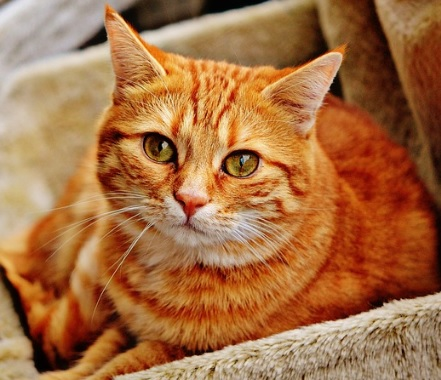
#> input picture openCV/opencvexam/images/cat.jpg, 441 x 380 px
$ jupyter execute --allow-errors opencv.ipynb
#> lines starting #> are read from the running program, lines starting #| are printed output that depends on the picture; after the words box and inside, x2 and y2 are one past the last pixel; in counts of white or black regions, pixels touching at a corner belong together
[cell 1]
import cv2
import matplotlib.pyplot as plt

img_basic = cv2.imread('images/cat.jpg', cv2.IMREAD_COLOR)
#> img_basic is the input picture: shape (380, 441, 3); mean B, G, R 66.9, 110.2, 165
plt.imshow(cv2.cvtColor(img_basic, cv2.COLOR_BGR2RGB))
plt.show()

img_basic = cv2.cvtColor(img_basic, cv2.COLOR_BGR2GRAY)
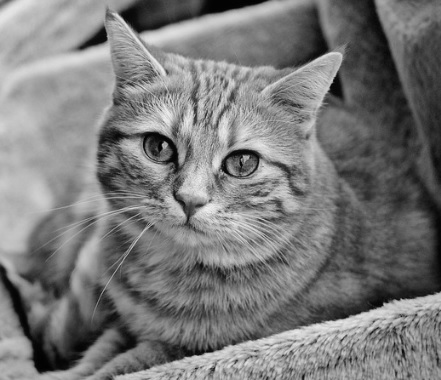
#> img_basic: shape (380, 441); min 0, max 244, mean 121.6
plt.imshow(cv2.cvtColor(img_basic, cv2.COLOR_GRAY2RGB))
plt.show()

[cell 2]
import cv2
image = cv2.imread('images/cat.jpg')

# 픽셀 수 및 이미지 크기 확인
print(image.shape)
#| (380, 441, 3)
print(image.size)
#| 502740

# 이미지 Numpy 객체의 특정 픽셀을 가리킵니다.
px = image[100, 100]
#> px = [111, 151, 179]

# B, G, R 순서로 출력됩니다.
# (단, Gray Scale인 경우에는 B, G, R로 구분되지 않습니다.)
print(px)
#| [111 151 179]

# R 값만 출력하기
print(px[2])
#| 179

[cell 3]
import cv2
import matplotlib.pyplot as plt

image = cv2.imread('images/cat.jpg')

# Numpy Slicing: ROI 처리 가능
roi = image[200:350, 50:200]

# ROI 단위로 이미지 복사하기
image[150:300, 0:150] = roi
#> image: shape (380, 441, 3); 13.43% of pixels changed, all inside (x1, y1, x2, y2) = (0, 150, 150, 300)

plt.imshow(cv2.cvtColor(image, cv2.COLOR_BGR2RGB))
plt.show()

[cell 4]
import cv2
import matplotlib.pyplot as plt

image = cv2.imread('images/cat.jpg')

image[:, :, 0] = 0
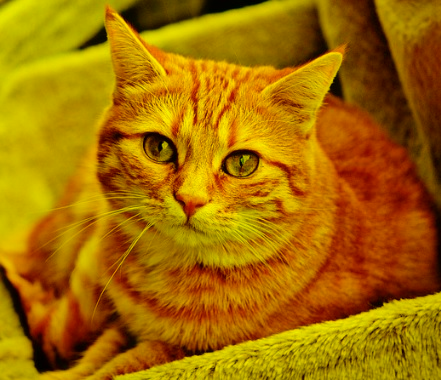
#> image: shape (380, 441, 3); mean B, G, R 0, 110.2, 165

plt.imshow(cv2.cvtColor(image, cv2.COLOR_BGR2RGB))
plt.show()

[cell 5]
# 라이브러리를 임포트합니다.
import cv2
import numpy as np
from matplotlib import pyplot as plt

# 흑백 이미지로 로드합니다.
image = cv2.imread("images/plane.jpg", cv2.IMREAD_GRAYSCALE)

[cell 6]
from matplotlib import pyplot as plt

#> (a cell that did not finish here is left out)

[cell 8]
# 데이터 타입을 확인합니다.
type(image)

[cell 9]
# 이미지 데이터를 확인합니다.
image

#> (a cell that did not finish here is left out)

[cell 11]
# 컬러로 이미지를 로드합니다.
image_bgr = cv2.imread("images/plane.jpg", cv2.IMREAD_COLOR)

# 픽셀을 확인합니다.
#> (the rest of this cell did not finish here and is left out)

#> (a cell that did not finish here is left out)

[cell 13]
# 라이브러리를 임포트합니다.
import cv2
import numpy as np
from matplotlib import pyplot as plt

# 흑백 이미지로 로드합니다.
image = cv2.imread("images/plane.jpg", cv2.IMREAD_GRAYSCALE)

# 이미지를 저장합니다.
cv2.imwrite("images/plane_new.jpg", image)
#> Out = True

[cell 14]
# 라이브러리를 임포트합니다.
import cv2
import numpy as np
from matplotlib import pyplot as plt

# 흑백 이미지로 로드합니다.
image = cv2.imread("images/plane_256x256.jpg", cv2.IMREAD_GRAYSCALE)
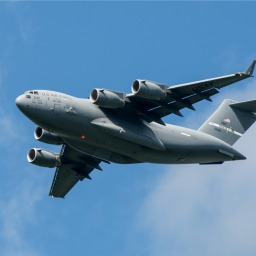
#> input picture openCV/opencvexam/images/plane_256x256.jpg, 256 x 256 px
#> image: shape (256, 256); min 0, max 252, mean 124.4

# 이미지 크기를 50x50 픽셀로 바꿉니다.
image_50x50 = cv2.resize(image, (50, 50))

# 이미지를 출력합니다.
plt.imshow(image_50x50, cmap="gray"), plt.axis("off")
plt.show()

[cell 15]
# 라이브러리를 임포트합니다.
import cv2
import numpy as np
from matplotlib import pyplot as plt

# 흑백 이미지로 로드합니다.
image = cv2.imread("images/plane_256x256.jpg", cv2.IMREAD_GRAYSCALE)

# 열의 처음 절반과 모든 행을 선택합니다.
image_cropped = image[:,:128]

# 이미지를 출력합니다.
plt.imshow(image_cropped, cmap="gray"), plt.axis("off")
plt.show()

[cell 16]
# 라이브러리를 임포트합니다.
import cv2
import numpy as np
from matplotlib import pyplot as plt

# 흑백 이미지로 로드합니다.
image = cv2.imread("images/plane_256x256.jpg", cv2.IMREAD_GRAYSCALE)

# 이미지를 흐리게 합니다.
image_blurry = cv2.blur(image, (5,5))

# 이미지를 출력합니다.
plt.imshow(image_blurry, cmap="gray"), plt.axis("off")
plt.show()

[cell 17]
# 이미지를 흐리게 합니다.
image_very_blurry = cv2.blur(image, (100,100))

# 이미지를 출력합니다.
plt.imshow(image_very_blurry, cmap="gray"), plt.xticks([]), plt.yticks([])
plt.show()

[cell 18]
# 커널을 만듭니다.
kernel = np.ones((5,5)) / 25.0

# 커널을 확인합니다.
kernel

[cell 19]
# 커널을 적용합니다.
image_kernel = cv2.filter2D(image, -1, kernel)

# 이미지를 출력합니다.
plt.imshow(image_kernel, cmap="gray"), plt.xticks([]), plt.yticks([])
plt.show()

[cell 20]
#  가우시안 블러를 적용합니다.
image_very_blurry = cv2.GaussianBlur(image, (5,5), 0)

# 이미지를 출력합니다.
plt.imshow(image_very_blurry, cmap="gray"), plt.xticks([]), plt.yticks([])
plt.show()

[cell 21]
gaus_vector = cv2.getGaussianKernel(5, 0)
gaus_vector

[cell 22]
# 벡터를 외적하여 커널을 만듭니다.
gaus_kernel = np.outer(gaus_vector, gaus_vector)
gaus_kernel

[cell 23]
# 커널을 적용합니다.
image_kernel = cv2.filter2D(image, -1, gaus_kernel)

# 이미지를 출력합니다.
plt.imshow(image_kernel, cmap="gray"), plt.xticks([]), plt.yticks([])
plt.show()

[cell 24]
# 라이브러리를 임포트합니다.
import cv2
import numpy as np
from matplotlib import pyplot as plt

# 흑백 이미지로 로드합니다.
image = cv2.imread("images/plane_256x256.jpg", cv2.IMREAD_GRAYSCALE)

# 커널을 만듭니다.
kernel = np.array([[0, -1, 0],
                   [-1, 5,-1],
                   [0, -1, 0]])

# 이미지를 선명하게 만듭니다.
image_sharp = cv2.filter2D(image, -1, kernel)

# 이미지를 출력합니다.
plt.imshow(image_sharp, cmap="gray"), plt.axis("off")
plt.show()

[cell 25]
# 라이브러리를 임포트합니다.
import cv2
import numpy as np
from matplotlib import pyplot as plt

# 흑백 이미지로 로드합니다.
image = cv2.imread("images/plane_256x256.jpg", cv2.IMREAD_GRAYSCALE)

# 이미지 대비를 향상시킵니다.
image_enhanced = cv2.equalizeHist(image)

# 이미지를 출력합니다.
plt.imshow(image_enhanced, cmap="gray"), plt.axis("off")
plt.show()

[cell 26]
# 이미지를 로드합니다.
image_bgr = cv2.imread("images/plane.jpg")

# YUV로 바꿉니다.
#> (the rest of this cell did not finish here and is left out)

[cell 27]
# 라이브러리를 임포트합니다.
import cv2
import numpy as np
from matplotlib import pyplot as plt

# 이미지를 로드합니다.
image_bgr = cv2.imread('images/plane_256x256.jpg')
#> image_bgr is the input picture: shape (256, 256, 3); mean B, G, R 169, 133.1, 90.5

# BGR에서 HSV로 변환합니다.
image_hsv = cv2.cvtColor(image_bgr, cv2.COLOR_BGR2HSV)
#> image_hsv: shape (256, 256, 3); mean H, S, V 102.7, 121.2, 169.1

# HSV에서 파랑 값의 범위를 정의합니다.
lower_blue = np.array([50,100,50])
upper_blue = np.array([130,255,255])

# 마스크를 만듭니다.
mask = cv2.inRange(image_hsv, lower_blue, upper_blue)
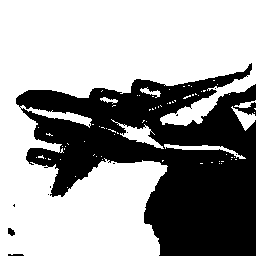
#> mask: shape (256, 256); 62.1% white; 11 black regions (8 under 20 px), largest, box (x1, y1, x2, y2) and area: (16, 63, 256, 256) 24724, (8, 228, 15, 236) 40, (8, 254, 24, 256) 29

# 이미지에 마스크를 적용합니다.
image_bgr_masked = cv2.bitwise_and(image_bgr, image_bgr, mask=mask)

# BGR에서 RGB로 변환합니다.
image_rgb = cv2.cvtColor(image_bgr_masked, cv2.COLOR_BGR2RGB)

# 이미지를 출력합니다.
plt.imshow(image_rgb), plt.axis("off")
plt.show()

[cell 28]
# 마스크를 출력합니다.
plt.imshow(mask, cmap='gray'), plt.axis("off")
plt.show()

[cell 29]
# 라이브러리를 임포트합니다.
import cv2
import numpy as np
from matplotlib import pyplot as plt

# 흑백 이미지로 로드합니다.
image_grey = cv2.imread("images/plane_256x256.jpg", cv2.IMREAD_GRAYSCALE)

# 적응적 임계처리를 적용합니다.
max_output_value = 255
neighborhood_size = 99
subtract_from_mean = 10
image_binarized = cv2.adaptiveThreshold(image_grey,
                                        max_output_value,
                                        cv2.ADAPTIVE_THRESH_GAUSSIAN_C,
                                        cv2.THRESH_BINARY,
                                        neighborhood_size,
                                        subtract_from_mean)
#> image_binarized: shape (256, 256); 82.6% white; 30 black regions (25 under 20 px), largest, box (x1, y1, x2, y2) and area: (16, 103, 247, 199) 6983, (91, 60, 256, 135) 3437, (221, 100, 256, 134) 652, (214, 128, 241, 146) 201, (133, 80, 139, 91) 50

# 이미지를 출력합니다.
plt.imshow(image_binarized, cmap="gray"), plt.axis("off")
plt.show()

[cell 30]
# cv2.ADAPTIVE_THRESH_MEAN_C를 적용합니다.
image_mean_threshold = cv2.adaptiveThreshold(image_grey,
                                             max_output_value,
                                             cv2.ADAPTIVE_THRESH_MEAN_C,
                                             cv2.THRESH_BINARY,
                                             neighborhood_size,
                                             subtract_from_mean)
#> image_mean_threshold: shape (256, 256); 81.3% white; 21 black regions (16 under 20 px), largest, box (x1, y1, x2, y2) and area: (16, 60, 256, 199) 11273, (228, 100, 256, 134) 648, (215, 128, 241, 146) 197, (40, 1, 59, 3) 21, (159, 85, 165, 90) 20

# 이미지를 출력합니다.
plt.imshow(image_mean_threshold, cmap="gray"), plt.axis("off")
plt.show()

[cell 31]
# 라이브러리를 임포트합니다.
import cv2
import numpy as np
from matplotlib import pyplot as plt

# 이미지를 로드하고 RGB로 변환합니다.
image_bgr = cv2.imread('images/plane_256x256.jpg')
image_rgb = cv2.cvtColor(image_bgr, cv2.COLOR_BGR2RGB)

# 사각형 좌표: 시작점의 x, 시작점의 y, 너비, 높이
rectangle = (0, 56, 256, 150)

# 초기 마스크를 만듭니다.
mask = np.zeros(image_rgb.shape[:2], np.uint8)

# grabCut에 사용할 임시 배열을 만듭니다.
bgdModel = np.zeros((1, 65), np.float64)
fgdModel = np.zeros((1, 65), np.float64)

# grabCut을 실행합니다.
cv2.grabCut(image_rgb, # 원본 이미지
            mask, # 마스크
            rectangle, # 사각형
            bgdModel, # 배경을 위한 임시 배열
            fgdModel, # 전경을 위한 임시 배열
            5, # 반복 횟수
            cv2.GC_INIT_WITH_RECT) # 사각형을 사용한 초기화

# 배경인 곳은 0, 그외에는 1로 설정한 마스크를 만듭니다.
mask_2 = np.where((mask==2) | (mask==0), 0, 1).astype('uint8')

# 이미지에 새로운 마스크를 곱해 배경을 제외합니다.
image_rgb_nobg = image_rgb * mask_2[:, :, np.newaxis]

# 이미지를 출력합니다.
plt.imshow(image_rgb_nobg), plt.axis("off")
plt.show()

[cell 32]
# 마스크를 출력합니다.
plt.imshow(mask, cmap='gray'), plt.axis("off")
plt.show()

[cell 33]
# 마스크를 출력합니다.
plt.imshow(mask_2, cmap='gray'), plt.axis("off")
plt.show()

[cell 34]
# 라이브러리를 임포트합니다.
import cv2
import numpy as np
from matplotlib import pyplot as plt

# 흑백 이미지로 로드합니다.
image_gray = cv2.imread("images/plane_256x256.jpg", cv2.IMREAD_GRAYSCALE)

# 픽셀 강도의 중간값을 계산합니다.
median_intensity = np.median(image_gray)
#> median_intensity = 132

# 중간 픽셀 강도에서 위아래 1 표준 편차 떨어진 값을 임계값으로 지정합니다.
lower_threshold = int(max(0, (1.0 - 0.33) * median_intensity))
#> lower_threshold = 88
upper_threshold = int(min(255, (1.0 + 0.33) * median_intensity))
#> upper_threshold = 175

# 캐니 경계선 감지기를 적용합니다.
image_canny = cv2.Canny(image_gray, lower_threshold, upper_threshold)
#> image_canny: shape (256, 256); 4.3% white in thin lines or dots, all inside (x1, y1, x2, y2) = (15, 60, 256, 199)

# 이미지를 출력합니다.
plt.imshow(image_canny, cmap="gray"), plt.axis("off")
plt.show()

[cell 35]
# 라이브러리를 임포트합니다.
import cv2
import numpy as np
from matplotlib import pyplot as plt

# 흑백 이미지로 로드합니다.
image_bgr = cv2.imread("images/plane_256x256.jpg")
image_gray = cv2.cvtColor(image_bgr, cv2.COLOR_BGR2GRAY)
image_gray = np.float32(image_gray)

# 모서리 감지 매개변수를 설정합니다.
block_size = 2
aperture = 29
free_parameter = 0.04

# 모서리를 감지합니다.
detector_responses = cv2.cornerHarris(image_gray,
                                      block_size,
                                      aperture,
                                      free_parameter)

# 모서리 표시를 부각시킵니다.
detector_responses = cv2.dilate(detector_responses, None)

# 임계값보다 큰 감지 결과만 남기고 흰색으로 표시합니다.
threshold = 0.02
image_bgr[detector_responses >
          threshold *
          detector_responses.max()] = [255,255,255]
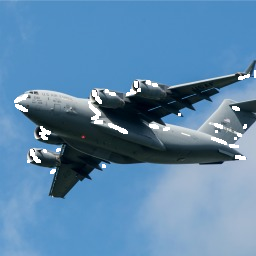
#> image_bgr: shape (256, 256, 3); 1.88% of pixels changed, all inside (x1, y1, x2, y2) = (14, 70, 256, 174)

# 흑백으로 변환합니다.
image_gray = cv2.cvtColor(image_bgr, cv2.COLOR_BGR2GRAY)

# 이미지를 출력합니다.
plt.imshow(image_gray, cmap="gray"), plt.axis("off")
plt.show()

[cell 36]
# 가능성이 높은 모서리를 출력합니다.
plt.imshow(detector_responses, cmap='gray'), plt.axis("off")
plt.show()

[cell 37]
# 이미지를 로드합니다.
image_bgr = cv2.imread('images/plane_256x256.jpg')
image_gray = cv2.cvtColor(image_bgr, cv2.COLOR_BGR2GRAY)

# 감지할 모서리 개수
corners_to_detect = 10
minimum_quality_score = 0.05
minimum_distance = 25

# 모서리를 감지합니다.
corners = cv2.goodFeaturesToTrack(image_gray,
                                  corners_to_detect,
                                  minimum_quality_score,
                                  minimum_distance)
#> corners = [[31, 160], [100, 91], [164, 124], [245, 158], [144, 81], [33, 92], [229, 105], [43, 129], [120, 131], [55, 167]]
corners = np.float32(corners)

# 모서리마다 흰 원을 그립니다.
for corner in corners:
    x, y = corner[0]
    cv2.circle(image_bgr, (x,y), 10, (255,255,255), -1)
#> this loop made 10 passes
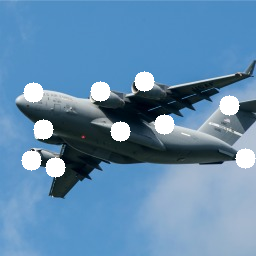
#> image_bgr: shape (256, 256, 3); 4.84% of pixels changed, all inside (x1, y1, x2, y2) = (21, 71, 256, 178)

# 흑백 이미지로 변환합니다.
image_rgb = cv2.cvtColor(image_bgr, cv2.COLOR_BGR2GRAY)
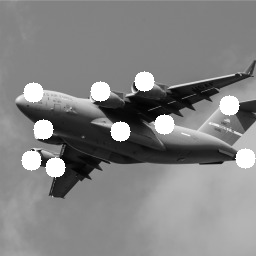
#> image_rgb: shape (256, 256); min 1, max 255, mean 131.3

# 이미지를 출력합니다.
plt.imshow(image_rgb, cmap='gray'), plt.axis("off")
plt.show()

[cell 38]
# 이미지를 로드합니다.
import cv2
import numpy as np
from matplotlib import pyplot as plt

# 흑백 이미지로 로드합니다.
image = cv2.imread("images/plane_256x256.jpg", cv2.IMREAD_GRAYSCALE)

# 이미지를 10x10 픽셀 크기로 변환합니다.
image_10x10 = cv2.resize(image, (10, 10))

# 이미지 데이터를 1차원 벡터로 변환합니다.
image_10x10.flatten()
#> Out = 100 values, max 187 at index 59, min 9 at index 44, mean 125.3

[cell 39]
plt.imshow(image_10x10, cmap="gray"), plt.axis("off")
plt.show()
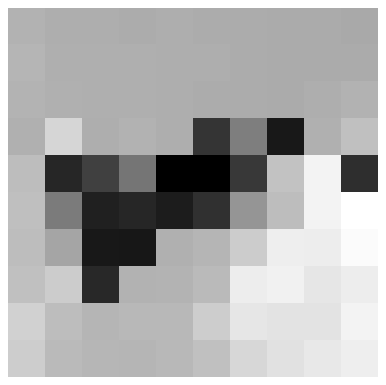
#> figure drawn by matplotlib, 1 panel

[cell 40]
image_10x10.shape
#> Out = (10, 10)

[cell 41]
image_10x10.flatten().shape
#> Out = (100,)

[cell 42]
# 컬러 이미지로 로드합니다.
image_color = cv2.imread("images/plane_256x256.jpg", cv2.IMREAD_COLOR)

# 이미지를 10 × 10 픽셀 크기로 변환합니다.
image_color_10x10 = cv2.resize(image_color, (10, 10))

# 이미지 데이터를 1차원 벡터로 변환하고 차원을 출력합니다.
image_color_10x10.flatten().shape
#> Out = (300,)

[cell 43]
# 흑백 이미지로 로드합니다.
image_256x256_gray = cv2.imread("images/plane_256x256.jpg", cv2.IMREAD_GRAYSCALE)

# 이미지 데이터를 1차원 벡터로 변환하고 차원을 출력합니다.
image_256x256_gray.flatten().shape
#> Out = (65536,)

[cell 44]
# 컬러 이미지로 로드합니다.
image_256x256_color = cv2.imread("images/plane_256x256.jpg", cv2.IMREAD_COLOR)

# 이미지 데이터를 1차원 벡터로 변환하고 차원을 출력합니다.
image_256x256_color.flatten().shape
#> Out = (196608,)

[cell 45]
# 라이브러리를 임포트합니다.
import cv2
import numpy as np
from matplotlib import pyplot as plt

# BGR 이미지로 로드합니다.
image_bgr = cv2.imread("images/plane_256x256.jpg", cv2.IMREAD_COLOR)

# 각 채널의 평균을 계산합니다.
channels = cv2.mean(image_bgr)
#> channels = (169, 133.1, 90.52, 0)

# 파랑과 빨강을 바꿉니다(BGR에서 RGB로 만듭니다)
observation = np.array([(channels[2], channels[1], channels[0])])
#> observation = [[90.52, 133.1, 169]]

# 채널 평균 값을 확인합니다.
observation
#> Out = [[90.52, 133.1, 169]]

[cell 46]
# 이미지를 출력합니다.
plt.imshow(observation), plt.axis("off")
plt.show()
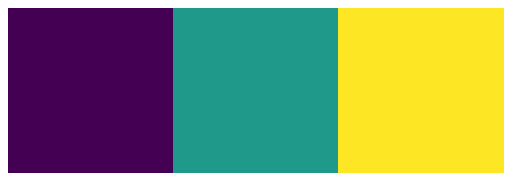
#> figure drawn by matplotlib, 1 panel

[cell 47]
# 라이브러리를 임포트합니다.
import cv2
import numpy as np
from matplotlib import pyplot as plt

# 이미지를 로드합니다.
image_bgr = cv2.imread("images/plane_256x256.jpg", cv2.IMREAD_COLOR)

# RGB로 변환합니다.
image_rgb = cv2.cvtColor(image_bgr, cv2.COLOR_BGR2RGB)

# 특성 값을 담을 리스트를 만듭니다.
features = []

# 각 컬러 채널에 대해 히스토그램을 계산합니다.
colors = ("r","g","b")

# 각 채널을 반복하면서 히스토그램을 계산하고 리스트에 추가합니다.
for i, channel in enumerate(colors):
    histogram = cv2.calcHist([image_rgb], # 이미지
                        [i], # 채널 인덱스
                        None, # 마스크 없음
                        [256], # 히스토그램 크기
                        [0,256]) # 범위
    features.extend(histogram)
#> after the loop, features = 768 items, first 6: [1027], [217], [182], [146], [146], [141]

# 샘플의 특성 값으로 벡터를 만듭니다.
observation = np.array(features).flatten()
#> observation = 768 values, max 7214 at index 709, min 0 at index 235, mean 256

# 처음 다섯 개의 특성을 출력합니다.
observation[0:5]
#> Out = [1027, 217, 182, 146, 146]

[cell 48]
# RGB 채널 값을 확인합니다.
image_rgb[0,0]
#> Out = [107, 163, 212]

[cell 49]
# 판다스를 임포트합니다.
import pandas as pd

# 예시 데이터를 만듭니다.
data = pd.Series([1, 1, 2, 2, 3, 3, 3, 4, 5])

# 히스토그램을 출력합니다.
data.hist(grid=False)
plt.show()
#> figure, not shown here; tallest bar 3 high, from x = 3 to 3.4

[cell 50]
# 각 컬러 채널에 대한 히스토그램을 계산합니다.
colors = ("r","g","b")

# 컬러 채널을 반복하면서 히스토그램을 계산하고 그래프를 그립니다.
for i, channel in enumerate(colors):
    histogram = cv2.calcHist([image_rgb], # 이미지
                        [i], # 채널 인덱스
                        None, # 마스크 없음
                        [256], # 히스토그램 크기
                        [0,256]) # 범위
    plt.plot(histogram, color = channel)
    plt.xlim([0,256])

# 그래프를 출력합니다.
plt.show()
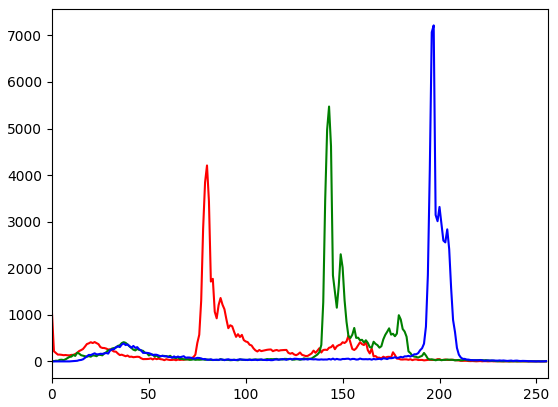
#> figure drawn by matplotlib, 1 panel; curve peaks at x = 80, y = 4207; curve peaks at x = 143, y = 5472; curve peaks at x = 197, y = 7214
